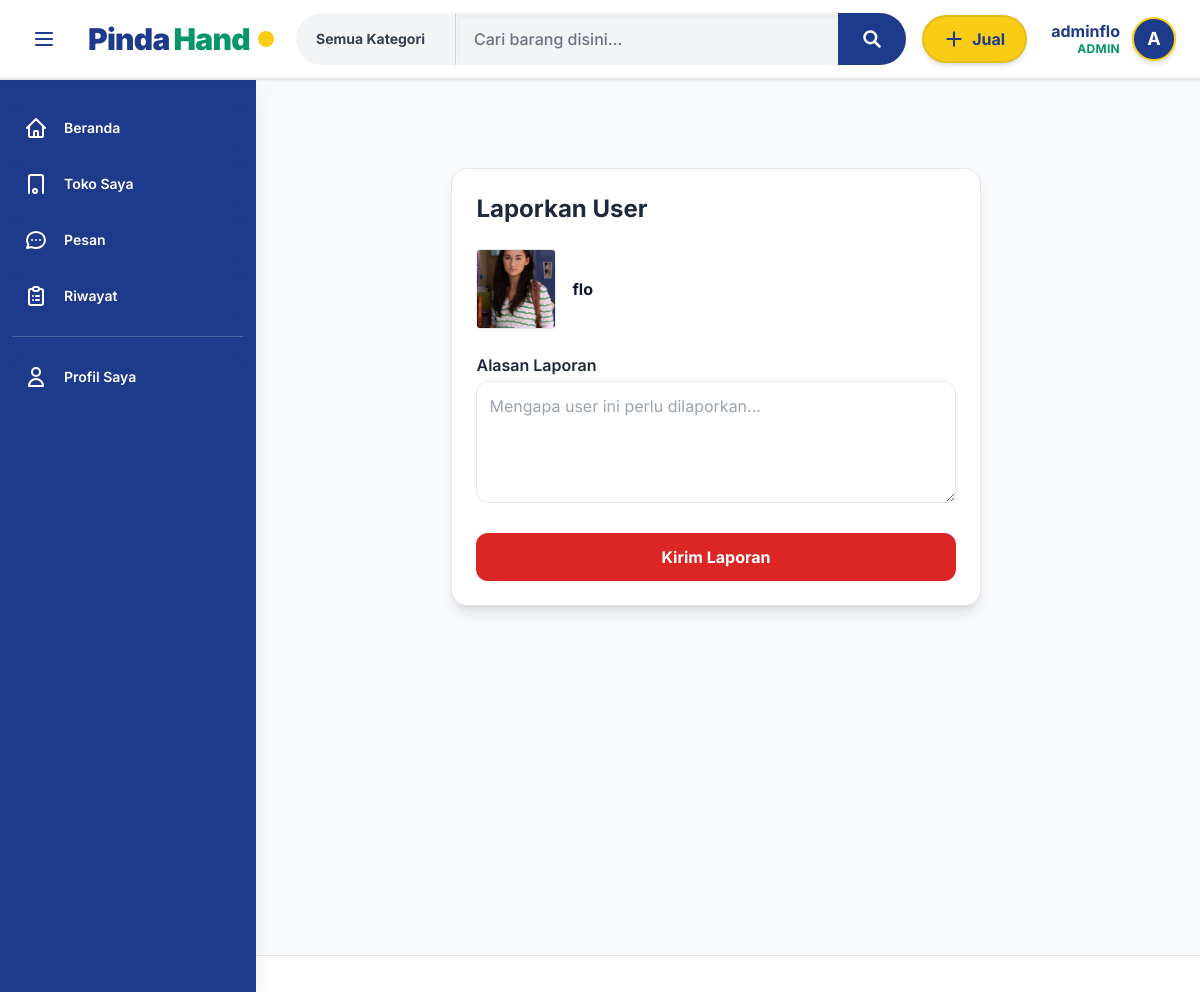
The page /views/market/report_user.php?id=2 (signed in) on the database its author committed.
### tables this page shows
CREATE TABLE `user` (
  `id` int(11) NOT NULL,
  `username` varchar(50) NOT NULL,
  `email` varchar(100) NOT NULL,
  `password` varchar(255) NOT NULL,
  `photo` varchar(255) DEFAULT NULL,
  `alamat` text DEFAULT NULL,
  `kota` varchar(100) DEFAULT NULL,
  `phone` varchar(20) DEFAULT NULL,
  `status` enum('active','inactive') DEFAULT 'active',
  `role` enum('admin','user') DEFAULT 'user',
  `createdAt` timestamp NOT NULL DEFAULT current_timestamp()
);

### views/market/report_user.php (the view, shortened to what this page needs)
<?php
include '../../config/conn.php';
include '../layouts/header.php';
$reported_id = $_GET['id'];
$q = mysqli_query($conn, "SELECT * FROM user WHERE id='$reported_id'");
$reportedUser = mysqli_fetch_assoc($q);
?>
<div class="max-w-xl mx-auto mt-10 bg-white shadow-lg p-6 rounded-2xl border">
    <h2 class="text-2xl font-bold text-slate-800 mb-6">
        Laporkan User
    </h2>
    <div class="flex gap-4 items-center mb-6">
        <img src="<?= BASE_URL ?>uploads/profile/<?= $reportedUser['photo'] ?>"
            class="w-20 h-20 rounded object-cover border">
        <div>
            <p class="font-bold text-slate-900"><?= $reportedUser['username'] ?></p>
        </div>
    </div>
    <form action="../../actions/report_process.php" method="POST">
        <label class="font-semibold">Alasan Laporan</label>
        <textarea name="alasan" required
                class="w-full border p-3 rounded-xl mt-1 mb-6"
                 rows="4"
                placeholder="Mengapa user ini perlu dilaporkan..."></textarea>
        <button class="w-full bg-red-600 hover:bg-red-700 text-white font-bold py-3 rounded-xl">
            Kirim Laporan
        </button>
    </form>
</div>
<?php include '../layouts/footer.php'; ?>

### assets/css/style.css (style rules this page uses)
:root { --color-navy: #1E3A8A; --color-emerald: #059669; --color-yellow: #FACC15; --bg-slate: #F8FAFC; }

### rows shown on the page
user: photo (picture), username "flo"

### other values the page prints
$_SESSION['username'] "adminflo"
$_SESSION['role'] "ADMIN"
substr($_SESSION['username'], 0, 1) "A"
